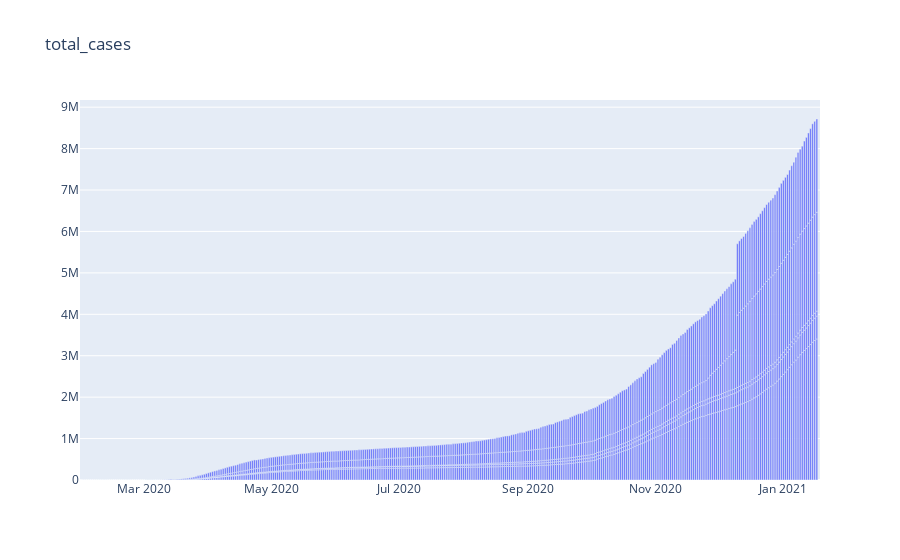

The code cell stored with this chart in its notebook:
### Code cell
fig = go.Figure(data=[go.Bar(x=countries_cols['date'], y=countries_cols['total_cases'])], layout_title_text="total_cases")
fig.show()

### Figure 1 — Plotly figure (JSON) as saved in the notebook; plotly's stock layout.template omitted (floating-point values rounded to 4 significant figures; data arrays with more than 128 entries replaced by an {"elided": "..."} marker saying what was removed)
{"data": [{"type": "bar", "x": {"elided": "1656 str values"}, "y": {"elided": "1656 int values"}}], "layout": {"title": {"text": "total_cases"}}}
